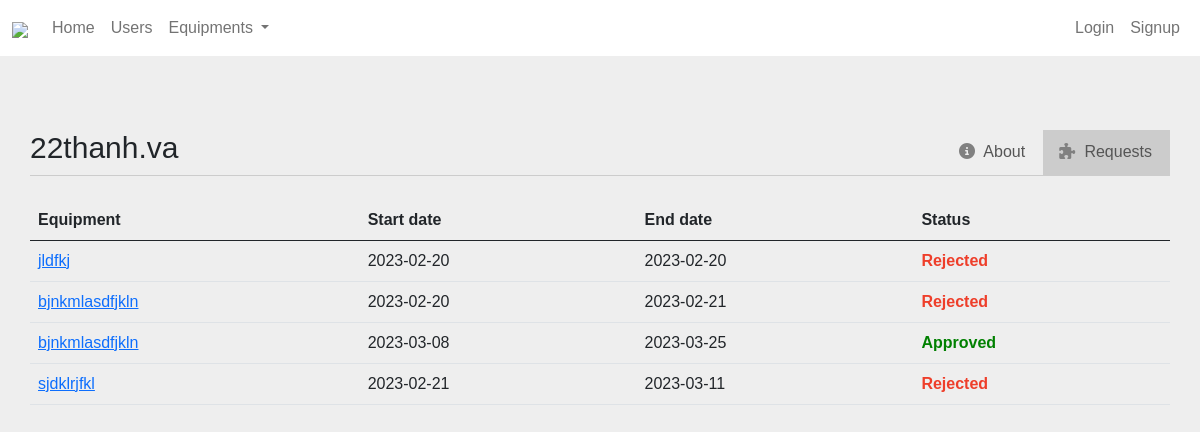
Page /profile/22thanh.va/personal-requests on the committed database.
### web/models.py (models this page shows, shortened)
class User(db.Model, UserMixin):
    __tablename__ = 'user'
    id = db.Column(db.Integer, primary_key=True)
    email = db.Column(db.String(150), unique=True)
    password = db.Column(db.String(150))
    first_name = db.Column(db.String(150))
    last_name = db.Column(db.String(150))
    user_name = db.Column(db.String(150), unique=True)
    access = db.Column(db.Integer)
    date_added = db.Column(db.DateTime, default=datetime.utcnow)
    requests =  db.relationship('User_role_change_request')

class Request(db.Model):
    __tablename__ = 'request'
    id = db.Column(db.Integer, primary_key=True)
    user_name = db.Column(db.String, db.ForeignKey('user.user_name'))
    equip_name = db.Column(db.String, db.ForeignKey('equipment.name'))
    term_of_use = db.Column(db.Text)
    start_date = db.Column(db.Date)
    end_date = db.Column(db.Date)
    date_requested = db.Column(db.DateTime, default=datetime.utcnow())
    status = db.Column(db.Integer)
    comments = db.Column(db.Text)

### web/auth.py (the view)
@auth.route('/profile/<string:username>/personal-requests', methods=['GET', 'POST'])
def personal_requests(username):
    user = User.query.filter_by(user_name = username).first_or_404()
    request_list = Request.query.filter(Request.user_name == user.user_name)
    request_list = list(request_list)
    total = len(request_list)
    def condition(request):
        return request.date_requested
    request_list.sort(key = condition)
    request_list.reverse()
    def get_request(offset=0, per_page=10):
        return request_list[offset:offset+per_page]
    page, per_page, offset = get_page_args(page_parameter="page", per_page_parameter="per_page")
    pagination_requests = get_request(offset=offset, per_page=per_page)
    pagination = Pagination(page=page, per_page=per_page, total=total, css_framework='bootstrap5')
    return render_template('personal_requests.html',
                            user=user,
                            request_list=pagination_requests, total=total,
                            page=page, per_page=per_page, pagination=pagination)

### web/auth.py (called while the page is built)
@auth.context_processor
def base():
    number_of_user_role_change_request = User_role_change_request.query.count()
    return dict(ROLE=ROLE,
                number_of_user_role_change_request = number_of_user_role_change_request,
                STATUS=STATUS,
                REQUEST_STATUS=REQUEST_STATUS
                )

### web/templates/personal_requests.html (shortened to what this page needs)
{% extends "profile.html" %}
{% block profile_content %}
    <div class="table-responsive-sm">
        <table class="table">
            <thead>
                <tr>
                    <th scope="col">Equipment</th>
                    <th scope="col">Start date</th>
                    <th scope="col">End date</th>
                    <th scope="col">Status</th>
                </tr>
            </thead>
            {% for request in request_list %}
            <tr>
                <td> <a href="/equipments/details/{{request.equip_name}}">{{request.equip_name}}</a> </td>
                <td>{{request.start_date}}</td>
                <td>{{request.end_date}}</td>
                {% if REQUEST_STATUS[request.status] == 'Rejected' %}
                <td  id="status-{{loop.index}}" class="status-rejected">Rejected</td>
                {% elif REQUEST_STATUS[request.status] == 'Approved' %}
                <td id="status-{{loop.index}}" class="status-approved">Approved</td>
                {% else %}
                <td id="status-{{loop.index}}" class="status-pending">Pending</td>
                {% endif %}
            </tr>
            {% endfor %}
        </table>
    </div>
{% endblock %}

### web/templates/profile.html (shortened to what this page needs)
{% extends "base.html" %}
{% block csstyle %}
<link rel="stylesheet" href="{{ url_for('static', filename='profile_style.css') }}">
{% endblock %}
{% block content %}
    <div class="roundbox">
        <div class="tabs">
            <h2 class="user-name">
                {{ user.user_name }}
            </h2>
            <span class="spacer"></span>
            <ul>
                <li class="tab-item tab-item-details active">
                    <a href="/profile/{{user.user_name}}">
                        <i class="tab-icon fa fa-info-circle"></i>
                        About
                    </a>
                </li>
                <li class="tab-item tab-item-requests">
                    <a href="{{ url_for('auth.personal_requests', username=user.user_name) }}">
                        <i class="tab-icon fa fa-puzzle-piece"></i>
                        Requests
                    </a>
                </li>
            </ul>
        </div>
        <br>
        {% block profile_content %}
        {% endblock %}
    </div>
{% endblock %}

### web/static/profile_style.css (style rules this page uses)
.spacer { display: inline-block; -webkit-box-flex: 1; flex: 1 1 1px; }
.tabs { border-bottom:1px solid #ccc; display: flex; }
.tabs>ul>li>a, .tabs>ul>li>span { margin-right: 2px; line-height: 1.42857; border: 1px solid transparent; border-radius: 4px 4px 0 0; position: relative; display: block; padding: 10px 15px; color: #555; text-decoration: none; white-space: nowrap; }
.tab-icon { padding-right: 0.3em; color: gray; }
.tabs>ul { display: flex; overflow-x: auto; overflow-y: hidden; margin: 0; padding: 0; }
.tab-item { box-sizing: border-box; }
.tabs>ul>li { position: relative; display: block; color: black; }
li { display: list-item; text-align: -webkit-match-parent; }
.user-name { font-size: 30px; font-weight: 500; }
.roundbox { margin-left: auto; margin-right: auto; border-radius: 10px; }
.active, .tab-item:hover { background-color: #ccc; }
.status-approved { color: green; font-weight: 700; }
.status-rejected { color: #ee3e2a; font-weight: 700; }

### web/static/base_style.css (style rules this page uses)
body { font-family: "Poppins", sans-serif; background-color: #EEEEEE; }
.spacer { display: inline-block; -webkit-box-flex: 1; flex: 1 1 1px; }

### rows in the picture
User: user_name "22thanh.va"
Request: equip_name "jldfkj", start_date "2023-02-20", end_date "2023-02-20"
Request: equip_name "bjnkmlasdfjkln", start_date "2023-02-20", end_date "2023-02-21"
Request: equip_name "bjnkmlasdfjkln", start_date "2023-03-08", end_date "2023-03-25"
Request: equip_name "sjdklrjfkl", start_date "2023-02-21", end_date "2023-03-11"
